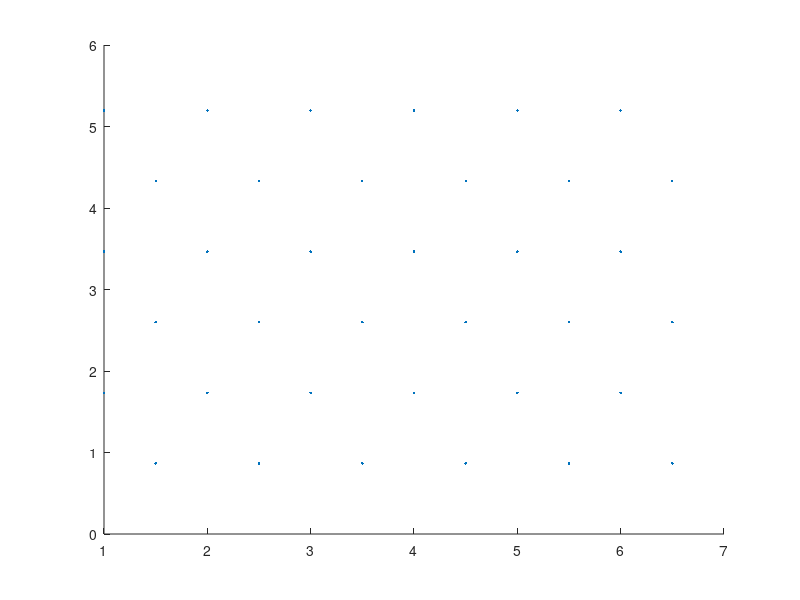

MATLAB code for this plot: (Note: this script raises an error after producing the figure.)
num=6;
iVal=num;
jVal=num;
a=1;
x0=0;
y0=0;
CoordMat=zeros(iVal,jVal,2);
for i=1:1:iVal
    for j=1:1:jVal
        if rem(j,2)==0
            CoordMat(i,j,1)=x0+i*a;
        elseif rem(j,2)==1
            CoordMat(i,j,1)=x0+i*a+a/2;
%         elseif rem(j,3)==2
%             CoordMat(i,j,1)=x0+i*a+a;
        end
        CoordMat(i,j,2)=y0+sqrt(3)/2*a*j;
    end
end
figure();
scatter(reshape(CoordMat(:,:,1),[num^2,1]),reshape(CoordMat(:,:,2),[num^2,1]),'.');
a_=CoordMat(uint8(num/2),uint8(num/2),1); b_=CoordMat(uint8(num/2),uint8(num/2),2); R_=3; %Parameters of circle
 
X_vertices=reshape(CoordMat(:,:,1),[num^2,1]);
Y_vertices=reshape(CoordMat(:,:,2),[num^2,1]);
%%
PlotShow=1;
 
Z=arrayfun(@(x1,x2) funcZ(x1,x2),X_vertices,Y_vertices);
scatter3(X_vertices,Y_vertices,Z)
CFactor=1; 
axis equal
 
%% Draw Triangular Lattice
 
X_center=[];Y_center=[];X_vert=[];Y_vert=[];
m=1; %n=1;
for j = 1:1:jVal-1
    for i=1:1:iVal-1
        if rem(j,2)==1
            % Triangle 1 is formed by (i,j) and (i+1,j) and (i,j+1)
            % Find final size of the triangle
            A1=CoordMat(i,j,1); A2=CoordMat(i,j,2);
            B1=CoordMat(i,j+1,1); B2=CoordMat(i,j+1,2);
            C1=CoordMat(i+1,j+1,1); C2=CoordMat(i+1,j+1,2);
            plot([A1,B1,C1,A1],[A2,B2,C2,A2],'r')
            X_center(m)=(A1+B1+C1)/3; Y_center(m)=(A2+B2+C2)/3;
            X_vert(m,:)=[A1;B1;C1];
            Y_vert(m,:)=[A2;B2;C2];
            m=m+1;
            
            A1=CoordMat(i,j,1); A2=CoordMat(i,j,2);
            B1=CoordMat(i+1,j,1); B2=CoordMat(i+1,j,2);
            C1=CoordMat(i+1,j+1,1); C2=CoordMat(i+1,j+1,2);
            plot([A1,B1,C1,A1],[A2,B2,C2,A2],'r')
            X_center(m)=(A1+B1+C1)/3; Y_center(m)=(A2+B2+C2)/3;
            X_vert(m,:)=[A1;B1;C1];
            Y_vert(m,:)=[A2;B2;C2];
            m=m+1;
 
        else
            % Triangle 1 is formed by (i,j) and (i+1,j) and (i,j+1)
            % Find final size of the triangle
            A1=CoordMat(i,j,1); A2=CoordMat(i,j,2);
            B1=CoordMat(i,j+1,1); B2=CoordMat(i,j+1,2);
            C1=CoordMat(i+1,j,1); C2=CoordMat(i+1,j,2);
            plot([A1,B1,C1,A1],[A2,B2,C2,A2],'r')
            X_center(m)=(A1+B1+C1)/3; Y_center(m)=(A2+B2+C2)/3;
            X_vert(m,:)=[A1;B1;C1];
            Y_vert(m,:)=[A2;B2;C2];
            m=m+1;
            A1=CoordMat(i+1,j+1,1); A2=CoordMat(i+1,j+1,2);
            B1=CoordMat(i,j+1,1); B2=CoordMat(i,j+1,2);
            C1=CoordMat(i+1,j,1); C2=CoordMat(i+1,j,2);
            plot([A1,B1,C1,A1],[A2,B2,C2,A2],'r')
            X_center(m)=(A1+B1+C1)/3; Y_center(m)=(A2+B2+C2)/3;
            X_vert(m,:)=[A1;B1;C1];
            Y_vert(m,:)=[A2;B2;C2];
            m=m+1;
        end
    end
end
X_vert=X_vert';
Y_vert=Y_vert';
 
Z=arrayfun(@(x1,x2) funcZ(x1,x2),X_vert,Y_vert);
% scatter3(X_vert(:),Y_vert(:),Z(:))
figure
hold on
 
axis equal
scatter(X_center(:),Y_center(:),'r.')
hexagons = plot([X_vert;X_vert(1,:)],[Y_vert;Y_vert(1,:)],'r-');
axis off
 
%% Generate the pattern that we'll shrink
Xc=[X_center;X_center;X_center]; % Center Coordinates
Yc=[Y_center;Y_center;Y_center];
CenterLengths=zeros(size(Xc));
for p=1:1:numel(Xc)
    CenterLengths(p)=norm([X_vert(p)-Xc(p),Y_vert(p)-Yc(p)]);
end
NewCenterLengths=zeros(size(Xc));
 
Z_vert=ones([3,length(X_center)]);
 
Zc=[funcZ(X_center,Y_center);funcZ(X_center,Y_center);funcZ(X_center,Y_center)];
for p=1:1:numel(Xc)
    Z_vert(p)=funcZ(X_vert(p),Y_vert(p));
    NewCenterLengths(p)=norm([X_vert(p)-Xc(p),Y_vert(p)-Yc(p),Z_vert(p)-Zc(p)]);
end
 
xEdge=[X_vert(1,:)-X_vert(2,:);X_vert(2,:)-X_vert(3,:);X_vert(3,:)-X_vert(1,:)];
yEdge=[Y_vert(1,:)-Y_vert(2,:);Y_vert(2,:)-Y_vert(3,:);Y_vert(3,:)-Y_vert(1,:)];
EdgeLengths=ones(3,length(X_center));
for p=1:1:numel(Xc)
    EdgeLengths(p)=norm([xEdge(p),yEdge(p)]);
end
 
zEdge=[Z_vert(1,:)-Z_vert(2,:);Z_vert(2,:)-Z_vert(3,:);Z_vert(3,:)-Z_vert(1,:)];
NewEdgeLengths=ones(3,length(X_center));
for p=1:1:numel(Xc)
    NewEdgeLengths(p)=norm([xEdge(p),yEdge(p),zEdge(p)]);
end
Cmat=[NewEdgeLengths./EdgeLengths;NewCenterLengths./CenterLengths];
CFactor=max(max(Cmat));
 
CFactor
 
%plot
% figure
% scatter(X_vert(:,i),Y_vert(:,i))
hold on
% We create the new matrix with the new side length
% figure
for i=1:1:length(Xc)
    Cijk=[X_center(i),Y_center(i)];
    Ai=[X_vert(1,i),Y_vert(1,i)];
    Aj=[X_vert(2,i),Y_vert(2,i)];
    Ak=[X_vert(3,i),Y_vert(3,i)];
    
    Dij=(Ai+Aj)/2-(1-Cmat(1,i)/CFactor)/2*(Aj-Ai);
    Dji=(Ai+Aj)/2+(1-Cmat(1,i)/CFactor)/2*(Aj-Ai);
 
    Djk=(Aj+Ak)/2-(1-Cmat(2,i)/CFactor)/2*(Ak-Aj);
    Dkj=(Aj+Ak)/2+(1-Cmat(2,i)/CFactor)/2*(Ak-Aj);
 
    Dik=(Ai+Ak)/2-(1-Cmat(3,i)/CFactor)/2*(Ak-Ai);
    Dki=(Ai+Ak)/2+(1-Cmat(3,i)/CFactor)/2*(Ak-Ai);
    
    
    Ei=Cijk+(1-Cmat(4,i)/CFactor)*(Ai-Cijk);
    Ej=Cijk+(1-Cmat(5,i)/CFactor)*(Aj-Cijk);
    Ek=Cijk+(1-Cmat(6,i)/CFactor)*(Ak-Cijk);
 
    X=[Djk(1),Dkj(1),Ek(1),Dki(1),Dik(1),Ei(1),Dij(1),Dji(1),Ej(1),Djk(1)];
    Y=[Djk(2),Dkj(2),Ek(2),Dki(2),Dik(2),Ei(2),Dij(2),Dji(2),Ej(2),Djk(2)];
    fill(X,Y,'y')
end
hold off
axis equal
axis off
% We find the final length of the three sides and 3 radii
% We select the points of interest and draw the line.
%Fill in the colors? Optional
